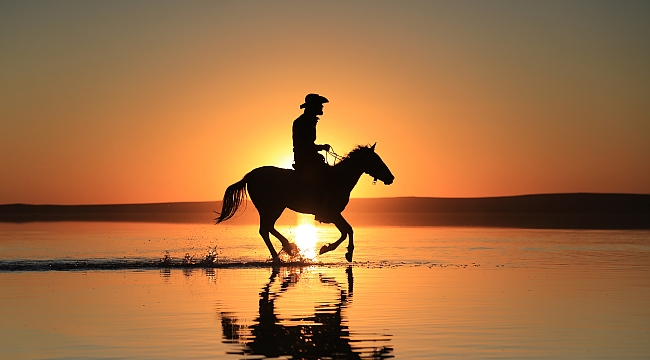
#> input picture atliadam.jpg, 650 x 360 px
$ jupyter execute 'displaying removed seam of an image.ipynb'   (older library calls are emulated)
#> lines starting #> are read from the running program, lines starting #| are printed output that depends on the picture
#> further down, img_input is the input picture: shape (360, 650, 3); mean B, G, R 64, 109.7, 161.7
## <h3><center><b>Showing the seam (less energy) of applied seam carving algorithm in an image.</b></center></h3>

[cell 1]
import sys
import cv2
import numpy as np
import matplotlib.pyplot as plt

[cell 2]
# Draw vertical seam on top of the image
def overlay_vertical_seam(img, seam):
    img_seam_overlay = np.copy(img)

    # Extract the list of points from the seam
    x_coords, y_coords = np.transpose([(i, int(j)) for i, j in enumerate(seam)])

    # Draw a green line on the image using the list of points buraya eklendi
    img_seam_overlay[x_coords, y_coords] = (0, 255,0)
    return img_seam_overlay

[cell 3]
# Compute the energy matrix from the input image
def compute_energy_matrix(img):
    gray = cv2.cvtColor(img, cv2.COLOR_BGR2GRAY)
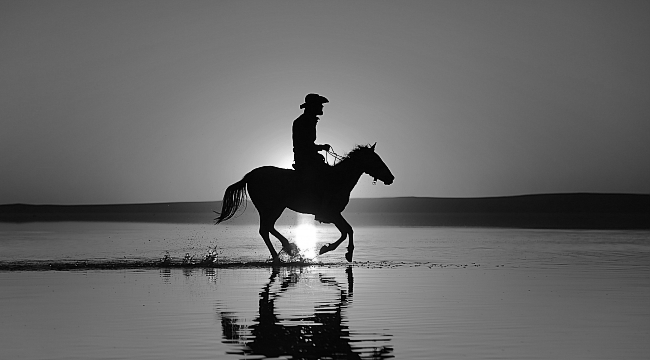
#> gray: shape (360, 650); min 0, max 255, mean 102
    sobel_x = cv2.Sobel(gray, cv2.CV_64F, 1, 0, ksize=3)
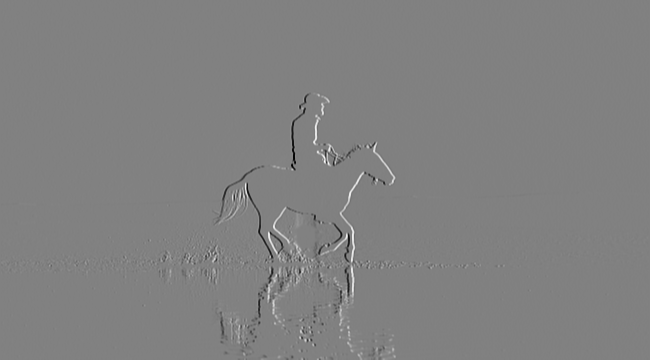
#> sobel_x: shape (360, 650) float64; min -995, max 969, mean -0.2; drawn with min black and max white
    sobel_y = cv2.Sobel(gray, cv2.CV_64F, 0, 1, ksize=3)
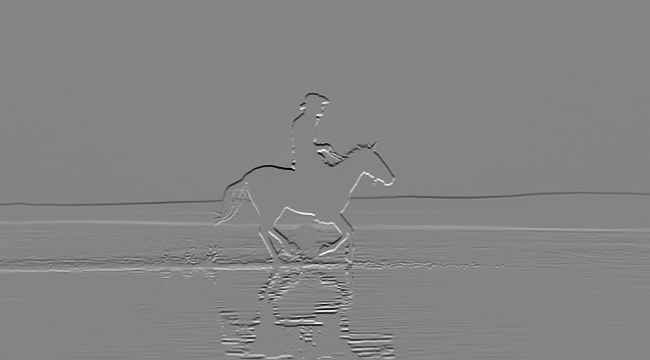
#> sobel_y: shape (360, 650) float64; min -1005, max 930, mean -0.1; drawn with min black and max white
    abs_sobel_x = cv2.convertScaleAbs(sobel_x)
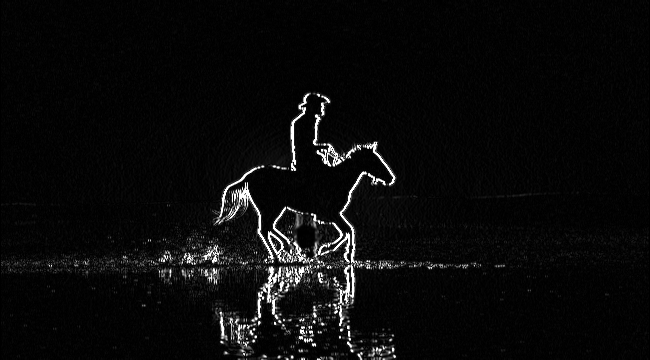
#> abs_sobel_x: shape (360, 650); min 0, max 255, mean 10.5
    abs_sobel_y = cv2.convertScaleAbs(sobel_y)
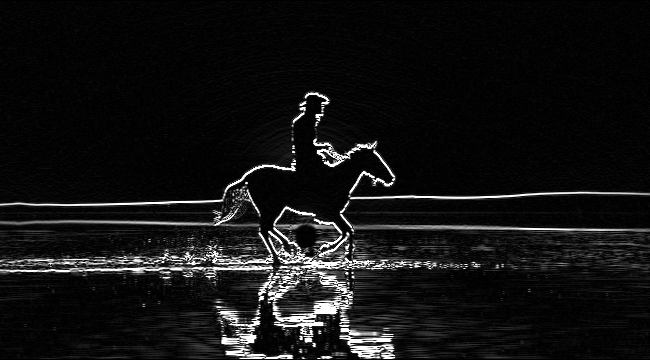
#> abs_sobel_y: shape (360, 650); min 0, max 255, mean 19.1
    return cv2.addWeighted(abs_sobel_x, 0.5, abs_sobel_y, 0.5, 0)
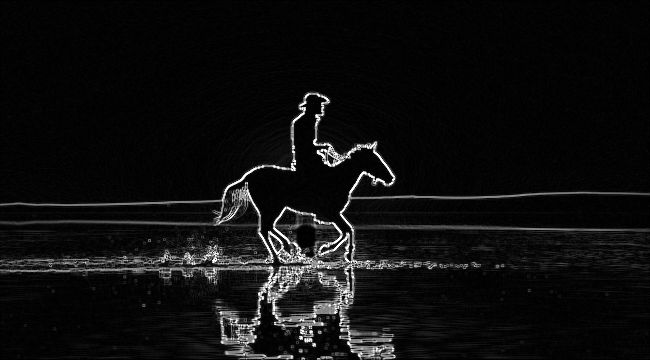
#> returned value: shape (360, 650); min 0, max 255, mean 14.8

[cell 4]
# Find the vertical seam
def find_vertical_seam(img, energy):
    rows, cols = img.shape[:2]

    # Initialize the seam vector with 0 for each element
    seam = np.zeros(img.shape[0])

    # Initialize distance and edge matrices
    dist_to = np.zeros(img.shape[:2]) + float('inf')
    dist_to[0, :] = np.zeros(img.shape[1])
    edge_to = np.zeros(img.shape[:2])

    # Dynamic programming; iterate using double loop and compute
    # the paths efficiently
    for row in range(rows - 1):
        for col in range(cols):
            if col != 0 and \
                    dist_to[row + 1, col - 1] > dist_to[row, col] + energy[row + 1, col - 1]:
                dist_to[row + 1, col - 1] = dist_to[row, col] + energy[row + 1, col - 1]
                edge_to[row + 1, col - 1] = 1

            if dist_to[row + 1, col] > dist_to[row, col] + energy[row + 1, col]:
                dist_to[row + 1, col] = dist_to[row, col] + energy[row + 1, col]
                edge_to[row + 1, col] = 0

            if col != cols - 1:
                if dist_to[row + 1, col + 1] > dist_to[row, col] + energy[row + 1, col + 1]:
                    dist_to[row + 1, col + 1] = dist_to[row, col] + energy[row + 1, col + 1]
                    edge_to[row + 1, col + 1] = -1

    # Retracing the path
    seam[rows - 1] = np.argmin(dist_to[rows - 1, :])
    for i in (x for x in reversed(range(rows)) if x > 0):
        seam[i - 1] = seam[i] + edge_to[i, int(seam[i])]

    return seam

[cell 5]
# Add a vertical seam to the image
def add_vertical_seam(img, seam, num_iter):
    seam = seam + num_iter
    rows, cols = img.shape[:2]
    zero_col_mat = np.zeros((rows, 1, 3), dtype=np.uint8)
    img_extended = np.hstack((img, zero_col_mat))

    for row in range(rows):
        for col in range(cols, int(seam[row]), -1):
            img_extended[row, col] = img[row, col - 1]

            # To insert a value between two columns, take the average
        # value of the neighbors. It looks smooth this way and we
        # can avoid unwanted artifacts.
        for i in range(3):
            v1 = img_extended[row, int(seam[row]) - 1, i]
            v2 = img_extended[row, int(seam[row]) + 1, i]
            img_extended[row, int(seam[row]), i] = (int(v1) + int(v2)) / 2

    return img_extended


# Remove vertical seam from the image
def remove_vertical_seam(img, seam):
    rows, cols = img.shape[:2]
    for row in range(rows):
        for col in range(int(seam[row]), cols - 1):
            img[row, col] = img[row, col + 1]

    img = img[:, 0:cols - 1]
    return img

## Main

[cell 6]
img_input = cv2.imread("atliadam.jpg")
img_input = cv2.cvtColor(img_input, cv2.COLOR_BGR2RGB)

num_seams = 20 # percentage of image
img = np.copy(img_input)
img_output = np.copy(img_input)
img_overlay_seam = np.copy(img_input)
energy = compute_energy_matrix(img)

for i in range(num_seams):
    seam = find_vertical_seam(img, energy)
    img_overlay_seam = overlay_vertical_seam(img_overlay_seam, seam)
    img = remove_vertical_seam(img, seam)
    #img_output = add_vertical_seam(img_output, seam, i)
    energy = compute_energy_matrix(img)
#> this loop made 20 passes
#> pass 1, in remove_vertical_seam, `img = img[:, 0:cols - 1]`:
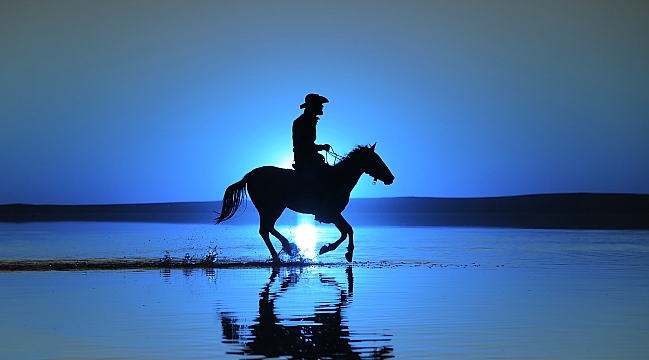
#> img: shape (360, 649, 3); mean of channels 0, 1, 2 161.8, 109.7, 64; drawn as B, G, R
#> after the loop:
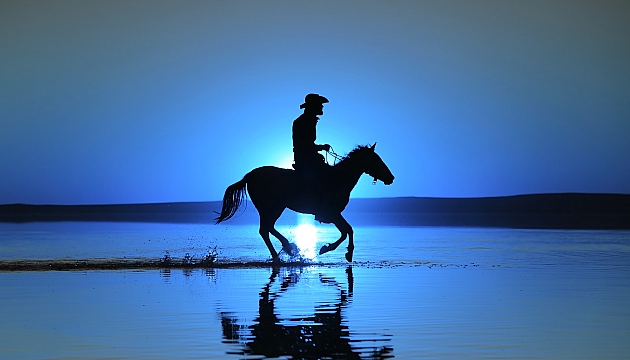
#> img: shape (360, 630, 3); mean of channels 0, 1, 2 162.6, 110.2, 64.2; drawn as B, G, R
#> after the loop:
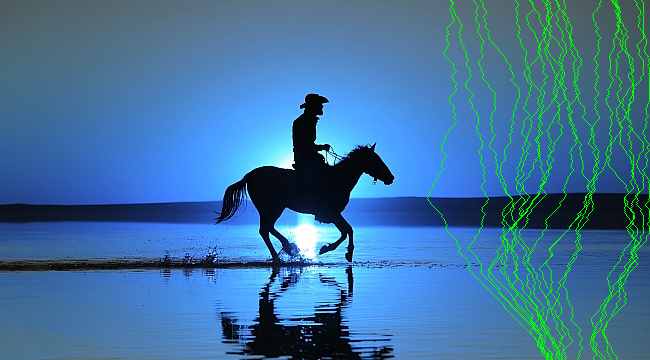
#> img_overlay_seam: shape (360, 650, 3); mean of channels 0, 1, 2 157.8, 114.3, 62.3; drawn as B, G, R
    #print('Number of seams added =', i + 1)

fig = plt.figure(figsize=(40, 28))

# setting values to rows and column variables
rows = 3
columns = 1
fig.add_subplot(rows, columns, 1)


plt.imshow(img_input,cmap='gray')
plt.axis('off')
plt.title("Orjinal Image")

fig.add_subplot(rows, columns, 2)

plt.imshow(img_overlay_seam,cmap='gray')
plt.axis('off')
plt.title("Showing the Reduced Seams of an image")

fig.add_subplot(rows, columns, 3)

plt.imshow(energy,cmap='gray')
plt.axis('off')
plt.title("Enerji Of image")
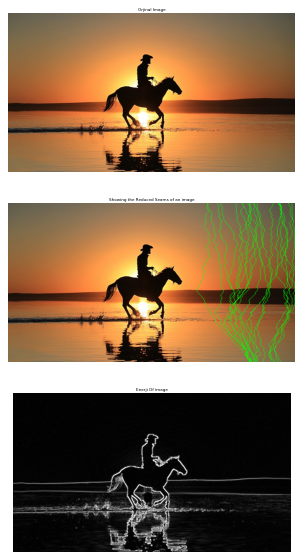
#> figure drawn by matplotlib, 3 panels
